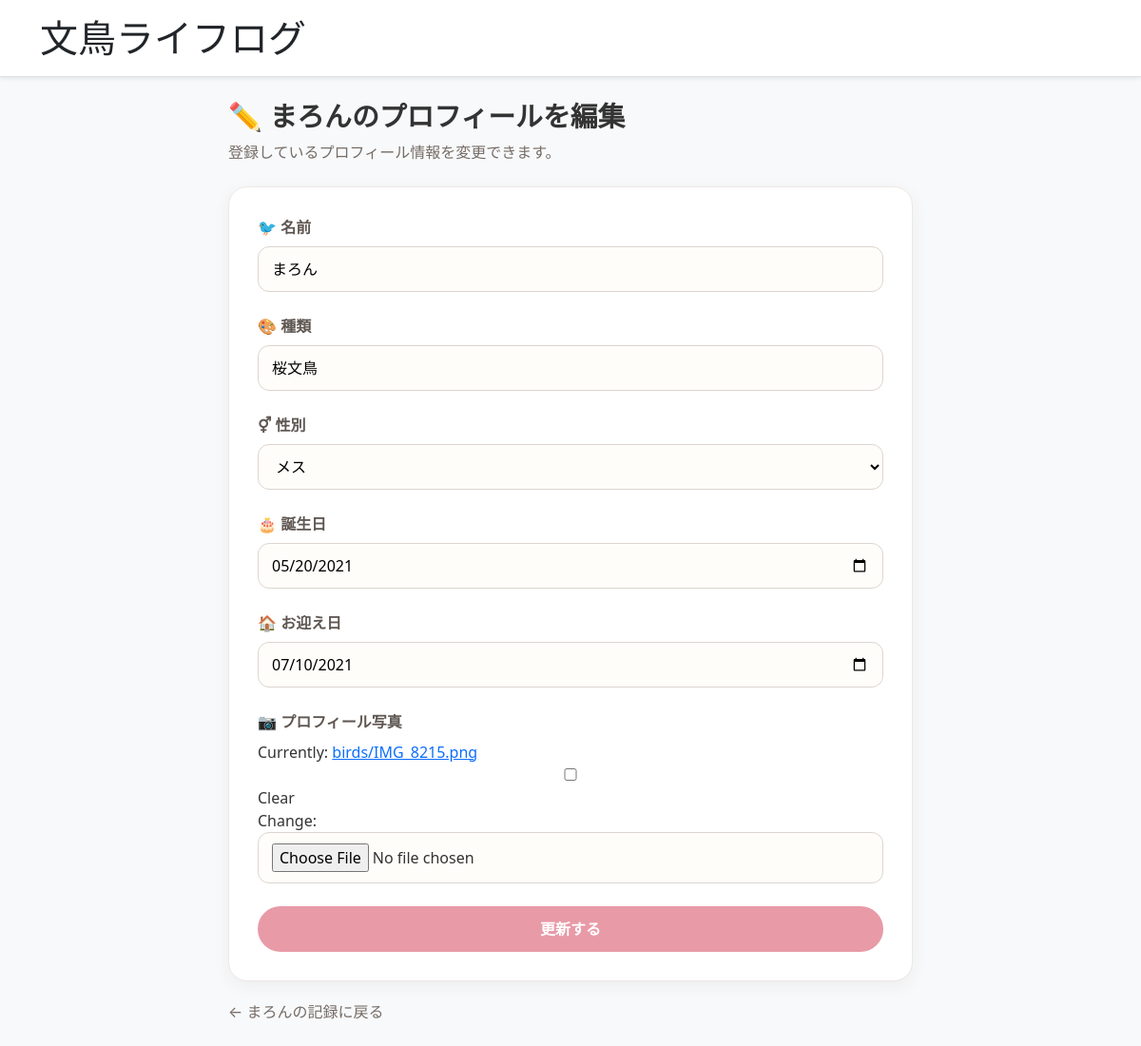
The page /birds/1/edit/ on the database its author committed.
### birds/models.py (models this page shows, shortened)
class Bird(models.Model):
    name = models.CharField(max_length=50)
    color = models.CharField(max_length=50, blank=True)
    gender = models.CharField(max_length=10, blank=True)
    birthday = models.DateField(null=True, blank=True)
    welcome_date = models.DateField(null=True, blank=True)
    photo = models.ImageField(upload_to='birds/', null=True, blank=True)

### birds/views.py (the view)
# urls.py: path('birds/<int:bird_id>/edit/', views.bird_edit, name='bird_edit'),
def bird_edit(request, bird_id):
    bird = get_object_or_404(Bird, id=bird_id)
    if request.method == 'POST':
        form = BirdForm(request.POST, request.FILES, instance=bird)
        if form.is_valid():
            form.save()
            return redirect('bird_detail', bird_id=bird.id)
    else:
        form = BirdForm(instance=bird)
    return render(
        request,
        'birds/bird_edit.html',
        {
            'form': form,
            'bird': bird,
        }
    )

### birds/forms.py
class BirdForm(forms.ModelForm):
    GENDER_CHOICES = [
        ('', '未登録'),
        ('オス', 'オス'),
        ('メス', 'メス'),
    ]
    gender = forms.ChoiceField(
        choices=GENDER_CHOICES,
        required=False,
        label='性別'
    )
    class Meta:
        model = Bird
        fields = ['name', 'color', 'gender', 'birthday', 'welcome_date', 'photo',]
        labels = {
            'name': '名前',
            'color': '種類',
            'birthday': '誕生日',
            'welcome_date': 'お迎え日',
            'photo': 'プロフィール写真',
        }
        widgets = {
            'birthday': forms.DateInput(
                attrs={'type': 'date'}
            ),
            'welcome_date': forms.DateInput(
                attrs={'type': 'date'}
            ),
        }

### birds/templates/birds/bird_edit.html (shortened to what this page needs)
{% extends 'birds/base.html' %}
{% block content %}
<div class="form-page">
    <div class="form-header">
        <h2>✏️ {{ bird.name }}のプロフィールを編集</h2>
        <p>登録しているプロフィール情報を変更できます。</p>
    </div>
    <div class="record-form-card">
        <form method="post" enctype="multipart/form-data">
            <div class="mb-4">
                <label for="{{ form.name.id_for_label }}" class="form-label">
                    🐦 名前
                </label>
                {{ form.name }}
            </div>
            <div class="mb-4">
                <label for="{{ form.color.id_for_label }}" class="form-label">
                    🎨 種類
                </label>
                {{ form.color }}
            </div>
            <div class="mb-4">
                <label for="{{ form.gender.id_for_label }}" class="form-label">
                    ⚥ 性別
                </label>
                {{ form.gender }}
            </div>
            <div class="mb-4">
                <label for="{{ form.birthday.id_for_label }}" class="form-label">
                    🎂 誕生日
                </label>
                {{ form.birthday }}
            </div>
            <div class="mb-4">
                <label for="{{ form.welcome_date.id_for_label }}" class="form-label">
                    🏠 お迎え日
                </label>
                {{ form.welcome_date }}
            </div>
            <div class="mb-4">
                <label for="{{ form.photo.id_for_label }}" class="form-label">
                    📷 プロフィール写真
                </label>
                {{ form.photo }}
            </div>
            <button type="submit" class="record-submit-btn">
                更新する
            </button>
        </form>
    </div>
    <a href="{% url 'bird_detail' bird.id %}" class="form-back-link">
        ← {{ bird.name }}の記録に戻る
    </a>
</div>
{% endblock %}

### birds/static/birds/css/style.css (style rules this page uses)
body { background-color: #fffaf7; color: #333; }
.form-page { max-width: 720px; margin: 0 auto; }
.form-header { margin-bottom: 24px; }
.form-header h2 { font-size: 1.8rem; font-weight: 700; margin-bottom: 8px; }
.form-header p { color: #756c66; margin-bottom: 0; }
.record-form-card { background-color: #ffffff; border: 1px solid #eee8e3; border-radius: 20px; padding: 30px; box-shadow: 0 5px 18px rgba(70, 55, 45, 0.06); }
.record-form-card .form-label { display: block; margin-bottom: 8px; color: #5f5752; font-weight: 600; }
.record-form-card input, .record-form-card select, .record-form-card textarea { width: 100%; padding: 11px 14px; border: 1px solid #ddd5cf; border-radius: 12px; background-color: #fffdfa; font-size: 1rem; transition: 0.2s; }
.record-submit-btn { width: 100%; padding: 12px 20px; border: none; border-radius: 999px; background-color: #e89aa7; color: #ffffff; font-size: 1rem; font-weight: 600; transition: 0.2s; }
.form-back-link { display: inline-block; margin-top: 20px; color: #756c66; text-decoration: none; }

### rows shown on the page
Bird: name "まろん", color "桜文鳥", gender "メス", birthday "05/20/2021", welcome_date "07/10/2021"
